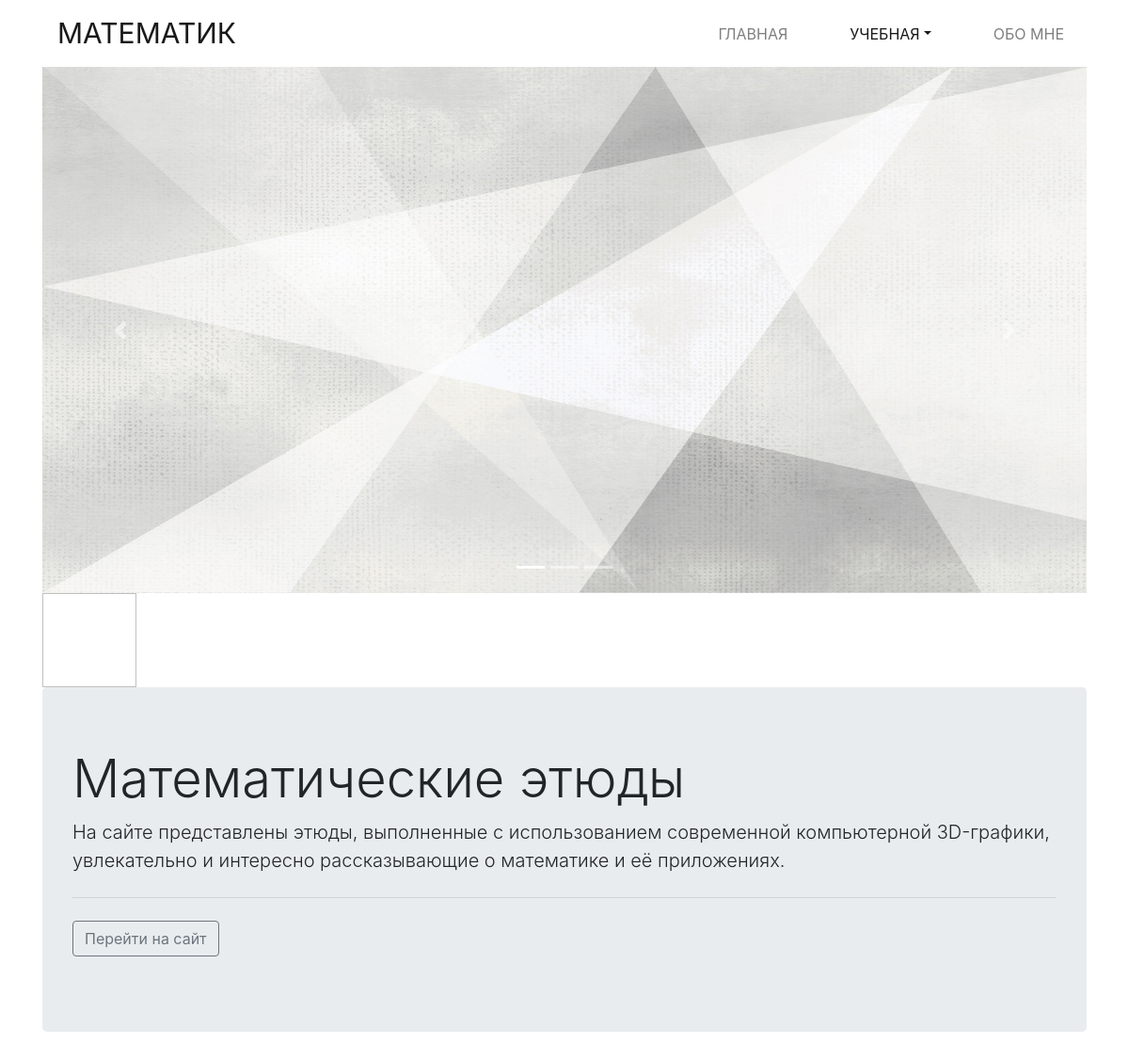
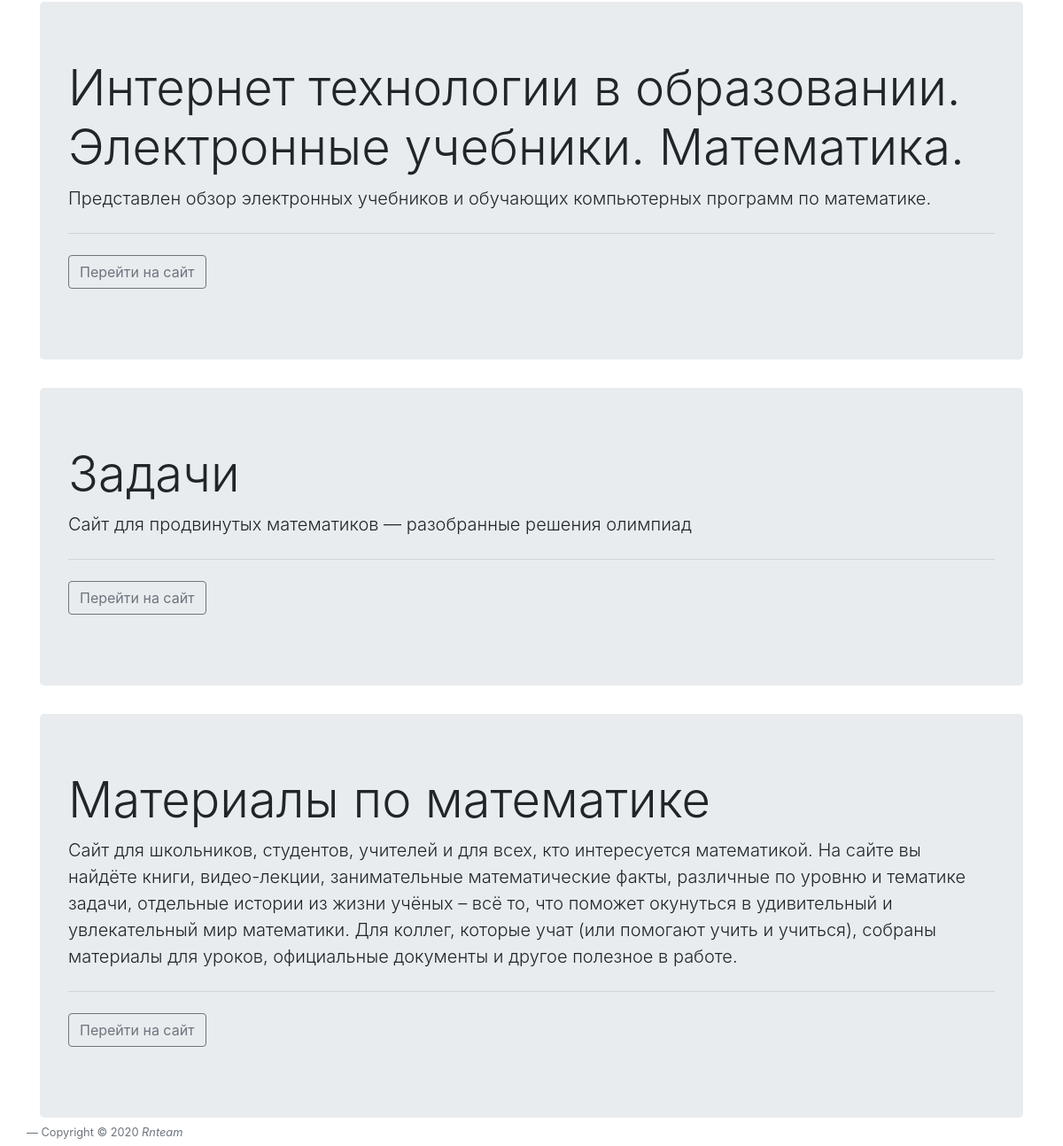
/interesting, run on the app's committed database (2 pictures, top to bottom).
### main/models.py (models this page shows, shortened)
class link_interesting(models.Model):
    name = models.TextField('Название')
    url = models.URLField('Ссылка')
    text = models.TextField('Описание')
    class Meta:
        verbose_name = 'Ссылка(Это интересно)'
        verbose_name_plural = 'Ссылки(Это интересно)'

### main/views.py (the view)
# urls.py: path('interesting', views.interesting, name="interesting"),
def interesting(request):
    menu_uch = link_uch.objects.order_by()
    links = link_interesting.objects.all()
    return render(request,'main/interesting.html', {'menu_uch':menu_uch, 'links':links})

### main/templates/main/interesting.html (shortened to what this page needs)
{% extends 'basic.html' %}
{% load static %}
{% block menu %}
<header>
    <div class="container">
        <nav class="navbar navbar-expand-lg navbar-light">
            <a class="navbar-brand" href="#">Математик</a>
            <div class="collapse navbar-collapse" id="navbarSupportedContent">
                <ul class="navbar-nav ml-auto">
                    <li class="nav-item">
                        <a class="nav-link" href="glavnaya">Главная<span class="sr-only">(current)</span></a>
                    </li>
                    <li class="nav-item dropdown">
                        <a class="nav-link active dropdown-toggle" href="#" id="navbarDropdown" role="button" data-toggle="dropdown" aria-haspopup="true" aria-expanded="false">Учебная</a>
                    <li class="nav-item">
                        <a class="nav-link" href="about_me">Обо мне<span class="sr-only">(current)</span></a>
                    </li>
                </ul>
            </div>
        </nav>
    </div>
</header>
{% endblock %}
{% block carusel %}
   <div class="container">
        <div id="carouselExampleControls" class="carousel slide" data-ride="carousel">
            <div class="carousel-inner">
                <ol class="carousel-indicators">
                    <li data-target="#carouselExampleControls" data-slide-to="0" class="active"></li>
                    <li data-target="#carouselExampleControls" data-slide-to="1"></li>
                    <li data-target="#carouselExampleControls" data-slide-to="1"></li>
                </ol>
                <div class="carousel-item active">
                    <img src="{% static 'images/slide_1.jpg' %}" class="d-block w-100" alt="...">
                </div>
            </div>
            <a class="carousel-control-prev" href="#carouselExampleControls" role="button" data-slide="prev">
                <span class="carousel-control-prev-icon" aria-hidden="true"></span>
            </a>
            <a class="carousel-control-next" href="#carouselExampleControls" role="button" data-slide="next">
                <span class="carousel-control-next-icon" aria-hidden="true"></span>
            </a>
        </div>
    </div>
{% endblock %}
{% block content %}
<img height=100, width=100>
{% if links %}
    {% for a in links %}
<div class="jumbotron">
    <h1 class="display-4">{{a.name}}</h1>
    <p class="lead">{{a.text}}</p>
    <hr class="my-4">
    <p class="lead">
        <a href="{{a.url}}" type="button" class="btn btn-outline-secondary">Перейти на сайт</a>
    </p>
</div>
    {% endfor %}
{% else %}
    Ссылки отсутствуют )=
{% endif %}
{% endblock %}

### static/css/css.css (style rules this page uses)
body { min-width: 320px; font-size: 14px; color: #626262; }
img { max-width: 100%; height: auto; }
a { color: #b4ad9e; }
header .navbar-light { background-color: #fff; }
header .navbar-brand { font-size:30px; color: #000; text-transform: uppercase; }
header .nav-item { text-transform: uppercase; margin-left:50px; }

### static/css/footer.css (style rules this page uses)
html { position: relative; min-height: 100%; }
body { margin-bottom: 60px;// значение высоты #footer }

### data on the page
link_interesting: name "Математические этюды", text "На сайте представлены этюды, выполненные с использованием современной компьютерной 3D-графики, увлекательно и интересно рассказывающие о математике и её приложениях."
link_interesting: name "Интернет технологии в образовании. Электронные учебники. Математика.", text "Представлен обзор электронных учебников и обучающих компьютерных программ по математике."
link_interesting: name "Задачи", text "Сайт для продвинутых математиков — разобранные решения олимпиад"
link_interesting: name "Материалы по математике", text "Сайт для школьников, студентов, учителей и для всех, кто интересуется математикой. На сайте вы найдёте книги, видео-лекции, занимательные математические факты, различные по уровню и тематике задачи, отдельные истории из жизни учёных – всё то, что поможет окунуться в удивительный и увлекательный мир математики. Для коллег, которые учат (или помогают учить и учиться), собраны материалы для уроков, официальные документы и другое полезное в работе."
